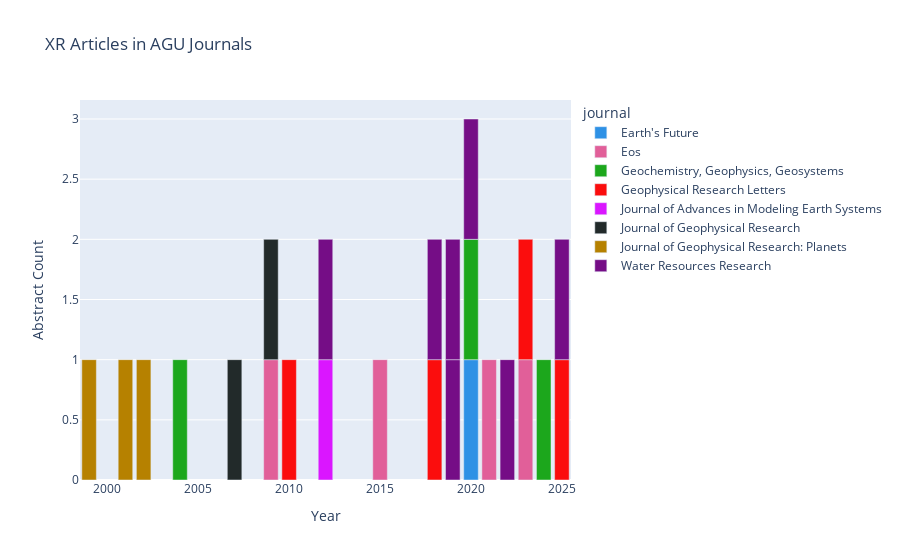

The cell this chart's notebook holds for it:
### Markdown cell above
# Bar Chart Visualization
I'd like to have the abstract titles be included in the hypergram. Let's see if we can make that happen.

### Code cell
import plotly.graph_objects as go
import plotly.express as px
import pandas as pd


titlestring = "XR Articles in AGU Journals"

# Read the .bib file
with open('scopus-agu-journals.bib', 'r') as bibtex_file:
    bib_database = bibtexparser.load(bibtex_file)

# Convert to DataFrame
df = pd.DataFrame(bib_database.entries)

# Data handling:
df['Year'] = pd.to_numeric(df['year']) # Cast to numeric 
df['Abstract Count'] = 1 # for bar chart purposes
# Remove curly braces using str.replace()
df['title'] = df['title'].str.replace(r'[{}]', '', regex=True)
df['title'] = df['title'].str.replace(r'[/]', '', regex=True)
df['title'] = df['title'].str.replace(r'[\"]', '', regex=True)
df['author'] = df['author'].str.replace(r'[{}]', '', regex=True)
df['author'] = df['author'].str.replace(r'[~]', '', regex=True)

# Wrap the text and replace newlines with <br>
df['wrapped_author'] = df['author'].fillna('').str.wrap(50).apply(lambda x: x.replace('\n', '<br>'))
df["author"] = df["wrapped_author"]
df['wrapped_title'] = df['title'].fillna('').str.wrap(50).apply(lambda x: x.replace('\n', '<br>'))
df["title"] = df["wrapped_title"]

# Color code by journal:
df = df.sort_values(by='journal')
df.shape

fig = px.bar(df, x='Year', y = 'Abstract Count', color='journal',
            color_discrete_sequence=px.colors.qualitative.Dark24,
            title = titlestring,
            hover_name = "title",
            hover_data={"author": True, "doi": True, "Abstract Count": False})#"adsurl"})
# fig.data[-1].text = sums

fig.update_traces(textposition='inside')
fig.show()
fig.write_html("plots/"+titlestring +" Histogram_Labeled.html")

### Figure 1 — Plotly figure (JSON) as saved in the notebook; plotly's stock layout.template omitted (floating-point values rounded to 4 significant figures)
{"data": [{"customdata": [["Hassan, Emad M. and Mahmoud, Hussam N. and<br>Ellingwood, Bruce R.", "10.1029/2020EF001518"]], "hovertemplate": "<b>%{hovertext}</b><br><br>journal=Earth's Future<br>Year=%{x}<br>author=%{customdata[0]}<br>doi=%{customdata[1]}<extra></extra>", "hovertext": ["Resilience of School Systems Following Severe<br>Earthquakes"], "legendgroup": "Earth's Future", "marker": {"color": "#2E91E5", "pattern": {"shape": ""}}, "name": "Earth's Future", "orientation": "v", "showlegend": true, "textposition": "inside", "type": "bar", "x": [2020], "xaxis": "x", "y": [1], "yaxis": "y"}, {"customdata": [["Weigel, Robert S. and Baker, Daniel N. and<br>Roberts, Dana Aaron and King, Todd A.", "10.1029/2009EO470001"], ["Dordevic, Mladen M. and de Paor, Declan G. and<br>Whitmeyer, Steven J. and Bentley, Callan and<br>Whittecar, G. Richard and Constants, Chloe", "10.1029/2015eo032621"], ["Duncombe, Jenessa", "10.1029/2023eo230022"], ["Harris, Kira D. and Krok, Kasey and Hollister,<br>Ryan and Cervenec, Jason M.", "10.1029/2021EO160631"]], "hovertemplate": "<b>%{hovertext}</b><br><br>journal=Eos<br>Year=%{x}<br>author=%{customdata[0]}<br>doi=%{customdata[1]}<extra></extra>", "hovertext": ["Using virtual observatories for heliophysics<br>research", "Puzzles invite you to explore earth with<br>interactive imagery", "The Rise of Gaming-Based Virtual Field Trips", "Virtual Tours Through the Ice Using Everyday Tools"], "legendgroup": "Eos", "marker": {"color": "#E15F99", "pattern": {"shape": ""}}, "name": "Eos", "orientation": "v", "showlegend": true, "textposition": "inside", "type": "bar", "x": [2009, 2015, 2023, 2021], "xaxis": "x", "y": [1, 1, 1, 1], "yaxis": "y"}, {"customdata": [["Gorbatov, Alexei V. and Limaye, Ajay C. and<br>Sambridge, Malcolm S.", "10.1029/2003GC000653"], ["Lu, Qianyi and Rudolph, Maxwell L.", "10.1029/2024GC011517"], ["Lai, Hongyu and Garnero, Edward J.", "10.1029/2019GC008679"]], "hovertemplate": "<b>%{hovertext}</b><br><br>journal=Geochemistry, Geophysics, Geosystems<br>Year=%{x}<br>author=%{customdata[0]}<br>doi=%{customdata[1]}<extra></extra>", "hovertext": ["Tomoeye: A Matlab package for visualization of<br>three-dimensional tomographic models", "A Synoptic View of Mantle Plume Shapes Enabled by<br>Virtual Reality", "Travel Time and Waveform Measurements of Global<br>Multibounce Seismic Waves Using Virtual Station<br>Seismogram Stacks"], "legendgroup": "Geochemistry, Geophysics, Geosystems", "marker": {"color": "#1CA71C", "pattern": {"shape": ""}}, "name": "Geochemistry, Geophysics, Geosystems", "orientation": "v", "showlegend": true, "textposition": "inside", "type": "bar", "x": [2004, 2024, 2020], "xaxis": "x", "y": [1, 1, 1], "yaxis": "y"}, {"customdata": [["Trexler, Charles C. and Morelan, Alexander E. and<br>Oskin, Michael E. and Kreylos, Oliver", "10.1029/2018GL078012"], ["D'Odorico, Paolo and Laio, Francesco and Ridolfi,<br>Luca F.G.G.M.", "10.1029/2010GL043167"], ["Crompton, Octavia V. and Katul, Gabriel George and<br>Lapides, Dana Ariel and Thompson, Sally E.", "10.1029/2022GL101801"], ["Yuan, Tianle and Song, Hua and Oreopoulos, Lazaros<br>and Wood, Robert A. and Meyer, Kerry G. and<br>Crawford, Alice M. and Smith, William L. and<br>Eastman, Ryan M.", "10.1029/2024GL114356"]], "hovertemplate": "<b>%{hovertext}</b><br><br>journal=Geophysical Research Letters<br>Year=%{x}<br>author=%{customdata[0]}<br>doi=%{customdata[1]}<extra></extra>", "hovertext": ["Surface Slip From the 2014 South Napa Earthquake<br>Measured With Structure From Motion and 3-D<br>Virtual Reality", "Does globalization of water reduce societal<br>resilience to drought?", "Hydrologic Connectivity and Patch-To-Hillslope<br>Scale Relations in Dryland Ecosystems", "Analyses of Virtual Ship-Tracks Systematically<br>Underestimate Aerosol-Cloud Interactions Signals"], "legendgroup": "Geophysical Research Letters", "marker": {"color": "#FB0D0D", "pattern": {"shape": ""}}, "name": "Geophysical Research Letters", "orientation": "v", "showlegend": true, "textposition": "inside", "type": "bar", "x": [2018, 2010, 2023, 2025], "xaxis": "x", "y": [1, 1, 1, 1], "yaxis": "y"}, {"customdata": [["Fatichi, Simone and Ivanov, Valeriy Yu and<br>Caporali, Enrica", "10.1029/2011MS000087"]], "hovertemplate": "<b>%{hovertext}</b><br><br>journal=Journal of Advances in Modeling Earth Systems<br>Year=%{x}<br>author=%{customdata[0]}<br>doi=%{customdata[1]}<extra></extra>", "hovertext": ["A mechanistic ecohydrological model to investigate<br>complex interactions in cold and warm water-<br>controlled environments: 2. Spatiotemporal<br>analyses"], "legendgroup": "Journal of Advances in Modeling Earth Systems", "marker": {"color": "#DA16FF", "pattern": {"shape": ""}}, "name": "Journal of Advances in Modeling Earth Systems", "orientation": "v", "showlegend": true, "textposition": "inside", "type": "bar", "x": [2012], "xaxis": "x", "y": [1], "yaxis": "y"}, {"customdata": [["Löhnert, Ulrich and van Meijgaard, Erik and Klein-<br>Baltink, Henk and Groß, Silke M. and Boers,<br>Reinout", "10.1029/2006JD007379"], ["Heus, Thijs and Harm J J Jonker, Harm and Van den<br>Akker, Harry E.A. and Griffith, Eric J. and<br>Koutek, Michal and Post, Frits H.", "10.1029/2008JD010917"]], "hovertemplate": "<b>%{hovertext}</b><br><br>journal=Journal of Geophysical Research<br>Year=%{x}<br>author=%{customdata[0]}<br>doi=%{customdata[1]}<extra></extra>", "hovertext": ["Accuracy assessment of an integrated profiling<br>technique for operationally deriving profiles of<br>temperature, humidity, and cloud liquid water", "A statistical approach to the life cycle analysis<br>of cumulus clouds selected in a virtual reality<br>environment"], "legendgroup": "Journal of Geophysical Research", "marker": {"color": "#222A2A", "pattern": {"shape": ""}}, "name": "Journal of Geophysical Research", "orientation": "v", "showlegend": true, "textposition": "inside", "type": "bar", "x": [2007, 2009], "xaxis": "x", "y": [1, 1], "yaxis": "y"}, {"customdata": [["Thomas, Geb W. and Reagan, Mark K. and Bettis,<br>Elmer Arthur Iii I. and Cabrol, Nathalie A. and<br>Rathe, April", "10.1029/1999JE001180"], ["Stoker, Carol R. and Roush, Ted L. and Arvidsoń,<br>Raymond E. and Bresina, John L. and Bualat, Maria<br>G. and Edwards, Laurence J. and Flueckiger,<br>Lorenzo J. and Washington, Richard M. and Nguyen,<br>Laurent A. and Thomas, Hans J.", "10.1029/2000je001490"], ["Stoker, Carol R. and Zbinden, Eric and Blackmon,<br>Theodore T. and Kanefsky, Bob and Hagen, Joel and<br>Neveu, Charles F. and Rasmussen, Daryl N. and<br>Schwehr, Kurt D. and Sims, Michael H. and Henning,<br>Paul", "10.1029/1998JE900019"]], "hovertemplate": "<b>%{hovertext}</b><br><br>journal=Journal of Geophysical Research: Planets<br>Year=%{x}<br>author=%{customdata[0]}<br>doi=%{customdata[1]}<extra></extra>", "hovertext": ["Analysis of science team activities during the<br>1999 Marsokhod Rover Field Experiment:<br>Implications for automated planetary surface<br>exploration", "Two dogs, new tricks: A two-rover mission<br>simulation using K9 and FIDO at Black Rock Summit,<br>Nevada", "Analyzing Pathfinder data using virtual reality<br>and superresolved imaging"], "legendgroup": "Journal of Geophysical Research: Planets", "marker": {"color": "#B68100", "pattern": {"shape": ""}}, "name": "Journal of Geophysical Research: Planets", "orientation": "v", "showlegend": true, "textposition": "inside", "type": "bar", "x": [2001, 2002, 1999], "xaxis": "x", "y": [1, 1, 1], "yaxis": "y"}, {"customdata": [["Cafiero, Luigi and Bertola, M. and Mazzoglio,<br>Paola and Blöschl, Günter and Laio, Francesco and<br>Viglione, Alberto", "10.1029/2024WR038471"], ["Camporese, Matteo and Paniconi, Claudio and Putti,<br>Marío and Mcdonnell, Jeffrey J.", "10.1029/2019WR025726"], ["Xiao, Dacheng and Shi, Yuning and Brantley, Susan<br>L. and Forsythe, Brandon R. and DiBiase, Roman A.<br>and Davis, Kenneth J. and Li, Li", "10.1029/2018WR023736"], ["Maier, Ruth and González-Nicolás, Ana and Leven,<br>Carsten and Nowak, Wolfgang and Cirpka, Olaf A.", "10.1029/2019WR026872"], ["Hung, Chingpui and Schalge, Bernd and Baroni,<br>Gabriele and Vereecken, Harry and Hendricks<br>Franssen, Harrie Jan", "10.1029/2021WR031549"], ["Erdal, Daniel and Neuweiler, Insa and Huisman,<br>Johan Alexander", "10.1029/2011WR011062"], ["Ameli, Ali A. and Gabrielli, Chris P. and<br>Morgenstern, U. and Mcdonnell, Jeffrey J.", "10.1029/2017WR022356"]], "hovertemplate": "<b>%{hovertext}</b><br><br>journal=Water Resources Research<br>Year=%{x}<br>author=%{customdata[0]}<br>doi=%{customdata[1]}<extra></extra>", "hovertext": ["How Changes in Future Precipitation Impact Flood<br>Frequencies: A Quantile-Quantile Mapping Approach", "Fill and Spill Hillslope Runoff Representation<br>With a Richards Equation-Based Model", "Streamflow Generation From Catchments of<br>Contrasting Lithologies: The Role of Soil<br>Properties, Topography, and Catchment Size", "Joint Optimization of Measurement and Modeling<br>Strategies With Application to Radial Flow in<br>Stratified Aquifers", "Assimilation of Groundwater Level and Soil<br>Moisture Data in an Integrated Land Surface-<br>Subsurface Model for Southwestern Germany", "Estimating effective model parameters for<br>heterogeneous unsaturated flow using error models<br>for bias correction", "Groundwater Subsidy From Headwaters to Their<br>Parent Water Watershed: A Combined Field-Modeling<br>Approach"], "legendgroup": "Water Resources Research", "marker": {"color": "#750D86", "pattern": {"shape": ""}}, "name": "Water Resources Research", "orientation": "v", "showlegend": true, "textposition": "inside", "type": "bar", "visible": true, "x": [2025, 2019, 2019, 2020, 2022, 2012, 2018], "xaxis": "x", "y": [1, 1, 1, 1, 1, 1, 1], "yaxis": "y"}], "layout": {"autosize": true, "barmode": "relative", "legend": {"title": {"text": "journal"}, "tracegroupgap": 0}, "title": {"text": "XR Articles in AGU Journals"}, "xaxis": {"anchor": "y", "autorange": true, "domain": [0, 1], "range": [1998.0, 2026.0], "title": {"text": "Year"}, "type": "linear"}, "yaxis": {"anchor": "x", "autorange": true, "domain": [0, 1], "range": [0, 3.158], "title": {"text": "Abstract Count"}, "type": "linear"}}}
